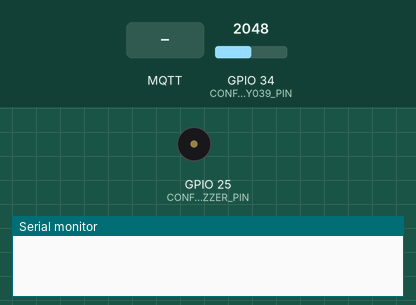
The program below on a simulated ESP32. On the bench: buzzer (waves = sounding, pin HIGH), the last lines printed to the serial monitor. The test bench sets the inputs (shaded band); at power-on: GPIO 34 (CONFIG_KY039_PIN) = 2048. WiFi joins after 1.5 s; servers stay silent unless stated; no MQTT or app messages arrive unless stated; not simulated (calls return 0 or success): Credentials.h.

Above: at 2.7 s.
2.8 s: MQTT message "1" arrives on the first subscribed topic
At 4.0 s:
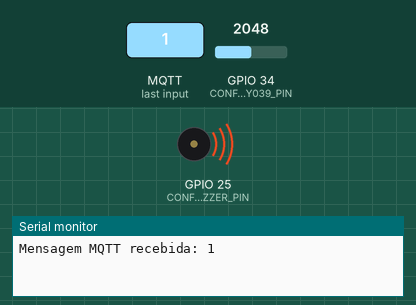
4.3 s: MQTT message "0" arrives on the first subscribed topic
At 5.2 s:
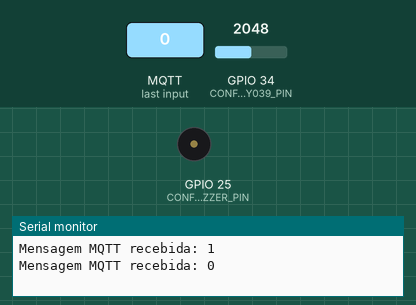
Timing chart, 0 to 7.3 s (numbered marks = the images above; inputs shaded):
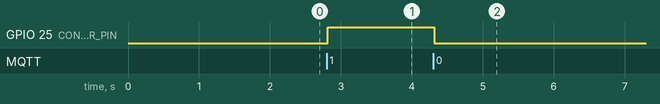

The program:

main.cpp
```cpp
#include <Arduino.h>
#include "Heartbeat.h"
#include "Buzzer.h"
#include "Comm.h"
#include "configs.h"

Heartbeat heartbeat = Heartbeat();
Buzzer buzzer = Buzzer();
Comm comm = Comm();

float sensorData = 0.0;
float lastSensorData = 0.0;
String callbackMessage = "";
String lastCallbackMessage = "";

void setup()
{
  Serial.begin(115200);
  heartbeat.begin();
  buzzer.begin();
  comm.begin();
}

void loop()
{
  heartbeat.loop();
  comm.loop();

  callbackMessage = comm.getCallbackMessage();
  if (callbackMessage != lastCallbackMessage)
  {
    lastCallbackMessage = callbackMessage;
    buzzer.setData(callbackMessage);
  }

  sensorData = heartbeat.getSensorData();
  if (sensorData != lastSensorData)
  {
    lastSensorData = sensorData;
    Serial.print(sensorData);
    Serial.println(" BPM");
    comm.publish(sensorData);
  }
}
```

Buzzer.h
```cpp
#ifndef __BUZZER__H__
#define __BUZZER__H__

#include <Arduino.h>

class Buzzer
{
private:

public:
    Buzzer();
    void begin();
    void setData(String data);
};

#endif  //!__BUZZER__H__
```

Comm.h
```cpp
#ifndef __COMM__H__
#define __COMM__H__

#include <Wifi.h>
#include <PubSubClient.h>
#include "configs.h"

class Comm
{
private:
    WiFiClient espClient;
    PubSubClient client;
    unsigned long lastReconnectAttempt;
    float data;
    bool wifiConnected;
    bool mqttConnected;
    String callbackMessage;

    bool connectWiFi();
    bool connectMQTT();
public:
    Comm();
    void begin();
    void loop();
    void publish(float data);
    void callback(char* topic, uint8_t* payload, unsigned int length);
    bool isConnected();
    String getCallbackMessage() { return callbackMessage; }
};

#endif  //!__COMM__H__
```

Heartbeat.h
```cpp
#ifndef __HEARTBEAT__H__
#define __HEARTBEAT__H__

#include <Arduino.h>
#include "configs.h"

class Heartbeat
{
private:
    float analogTab[CONFIG_TAB_LENGTH];
    float analogSum;
    float lastRead;
    float analogAverage;
    float readStartTime;
    float sensorData;
    float firstTime;
    float secondTime;
    float thirdTime;
    float before;
    bool rising;
    int riseCount;
    int numReads;
    long int lastBeat;
    long int currentTime;
    long int ptr;
public:
    Heartbeat();
    void begin();
    void loop();
    void checkForBeat();
    float averageRead();
    float getSensorData() { return sensorData; }
};

#endif  //!__HEARTBEAT__H__
```

Buzzer.cpp
```cpp
#include "Buzzer.h"
#include "configs.h"

Buzzer::Buzzer()
{
}

void Buzzer::begin()
{
    pinMode(CONFIG_BUZZER_PIN, OUTPUT);
}

void Buzzer::setData(String data)
{
    if (data == CONFIG_BUZZER_MSG_ON)
    {
        digitalWrite(CONFIG_BUZZER_PIN, HIGH);
    }
    else if (data == CONFIG_BUZZER_MSG_OFF)
    {
        digitalWrite(CONFIG_BUZZER_PIN, LOW);
    }
}
```

Comm.cpp
```cpp
#include "Comm.h"

Comm::Comm() : client(espClient)
{
    lastReconnectAttempt = 0;
    wifiConnected = false;
    mqttConnected = false;
}

void Comm::begin()
{
    WiFi.begin(CONFIG_WIFI_SSID, CONFIG_WIFI_PASSWORD);
    client.setServer(CONFIG_MQTT_SERVER, CONFIG_MQTT_PORT);

    client.setCallback([this](char* topic, uint8_t* payload, unsigned int length)
    {
        this->callback(topic, payload, length);
    });

    unsigned long startAttempt = millis();
    while (WiFi.status() != WL_CONNECTED && millis() - startAttempt < CONFIG_WIFI_TIMEOUT_MS)
    {
        delay(500);
    }

    wifiConnected = (WiFi.status() == WL_CONNECTED);

    if (wifiConnected)
    {
        connectMQTT();
    }
}

bool Comm::connectWiFi()
{
    if (WiFi.status() == WL_CONNECTED)
    {
        wifiConnected = true;
        return true;
    }

    if (wifiConnected)
    {
        WiFi.reconnect();
    }

    wifiConnected = (WiFi.status() == WL_CONNECTED);
    return wifiConnected;
}

bool Comm::connectMQTT()
{
    if (!wifiConnected)
    {
        return false;
    }

    bool connected = strlen(CONFIG_MQTT_USER) > 0 ? client.connect("HeartbeatMonitor", CONFIG_MQTT_USER, CONFIG_MQTT_PASSWORD) : client.connect("HeartbeatMonitor");

    if (connected)
    {
        mqttConnected = true;
        client.subscribe(CONFIG_MQTT_SUB_TOPIC);
    }
    else
    {
        mqttConnected = false;
    }

    return mqttConnected;
}

void Comm::loop()
{
    if (!connectWiFi())
    {
        return;
    }

    if (!client.connected())
    {
        mqttConnected = false;
        unsigned long now = millis();
        if (now - lastReconnectAttempt > CONFIG_MQTT_RECONNECT_INTERVAL_MS)
        {
            lastReconnectAttempt = now;
            connectMQTT();
        }
    }
    else
    {
        client.loop();
    }
}

void Comm::publish(float data)
{
    if (!mqttConnected)
    {
        return;
    }

    char messageData[10];
    sprintf(messageData, "%.1f", data);
    client.publish(CONFIG_MQTT_PUB_TOPIC, messageData);
}

void Comm::callback(char* topic, uint8_t* payload, unsigned int length)
{
    payload[length] = '\0';
    String receivedData = String((char *)payload);

    String topicString = String(topic);

    if (topicString.equals(CONFIG_MQTT_SUB_TOPIC))
    {
        callbackMessage = receivedData;
        Serial.print("Mensagem MQTT recebida: ");
        Serial.println(receivedData);
    }
    else
    {
        Serial.print("Mensagem em tópico não esperado: ");
        Serial.println(topicString);
    }
}

bool Comm::isConnected()
{
    return wifiConnected && mqttConnected;
}
```

Heartbeat.cpp
```cpp
#include "Heartbeat.h"

Heartbeat::Heartbeat()
{
}

void Heartbeat::begin()
{
    for (int i = 0; i < CONFIG_TAB_LENGTH; i++)
    {
        analogTab[i] = 0;
    }

    analogSum = 0;
    ptr = 0;
    lastRead = 0.0;
    analogAverage = 0.0;
    readStartTime = 0.0;
    sensorData = 0.0;
    firstTime = 0.0;
    secondTime = 0.0;
    thirdTime = 0.0;
    before = 0.0;
    rising = false;
    riseCount = 0;
    numReads = 0;
    lastBeat = 0;
    currentTime = 0;
}

void Heartbeat::loop()
{
    lastRead = averageRead();
    checkForBeat();
}

void Heartbeat::checkForBeat()
{
    if (lastRead > before)
    {
        riseCount++;

        if (!rising && riseCount > CONFIG_RISE_THRESHOLD)
        {
            rising = true;
            firstTime = millis() - lastBeat;
            lastBeat = millis();
            sensorData = 60000.0 / (0.4 * firstTime + 0.3 * secondTime + 0.3 * thirdTime) + CONFIG_CALIB_OFFSET;
            thirdTime = secondTime;
            secondTime = firstTime;
        }
    }
    else
    {
        riseCount = 0;
        rising = false;
    }

    before = lastRead;
    ptr++;
    ptr = ptr % CONFIG_TAB_LENGTH;
}

float Heartbeat::averageRead()
{
    numReads = 0;
    readStartTime = millis();
    analogAverage = 0.0;

    do
    {
        analogAverage = analogAverage + analogRead(CONFIG_KY039_PIN);
        numReads++;
        currentTime = millis();
    } while (currentTime < readStartTime + 20);

    analogAverage = analogAverage / numReads;

    analogSum = analogSum - analogTab[ptr];
    analogSum = analogSum + analogAverage;
    analogTab[ptr] = analogAverage;

    return analogSum / CONFIG_TAB_LENGTH;
}
```

configs.h
```cpp
#ifndef CONFIGS_H
#define CONFIGS_H

#include "Credentials.h"

#define CONFIG_KY039_PIN 34
#define CONFIG_BUZZER_PIN 25

#define CONFIG_TAB_LENGTH 4

#define CONFIG_RISE_THRESHOLD 5

#define CONFIG_CALIB_OFFSET 0

#define CONFIG_SENSOR_TIMER_READ 20

#define CONFIG_BUZZER_MSG_ON "1"
#define CONFIG_BUZZER_MSG_OFF "0"

#define CONFIG_WIFI_SSID WIFI_SSID
#define CONFIG_WIFI_PASSWORD WIFI_PASSWORD
#define CONFIG_WIFI_TIMEOUT_MS 10000

#define CONFIG_MQTT_SERVER MQTT_SERVER
#define CONFIG_MQTT_USER "***"
#define CONFIG_MQTT_PASSWORD "***"
#define CONFIG_MQTT_PORT 1883
#define CONFIG_MQTT_PUB_TOPIC "unesciot/heartbeat/monitor"
#define CONFIG_MQTT_SUB_TOPIC "unesciot/heartbeat/response"
#define CONFIG_MQTT_INTERVAL_TIME 20000
#define CONFIG_MQTT_RECONNECT_INTERVAL_MS 5000

#endif //!__CONFIGS__H__
```

Measured:
- after the input at 2.8 s, GPIO 25 (CONFIG_BUZZER_PIN): LOW → HIGH at once
- after the input at 4.3 s, GPIO 25 (CONFIG_BUZZER_PIN): HIGH → LOW at once
